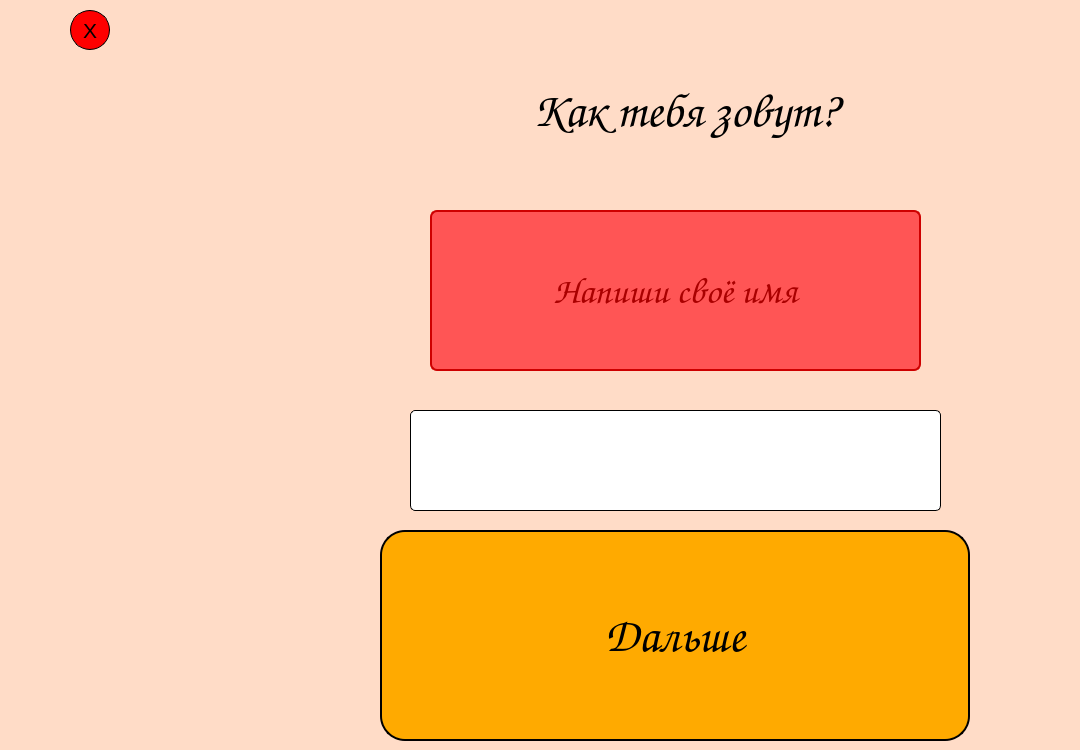
    <widget class="QWidget" name="registrationPage">
     <property name="styleSheet">
      <string notr="true">background-color: rgb(255, 220, 199);</string>
     </property>
     <widget class="QLabel" name="label_9">
      <property name="geometry">
       <rect>
        <x>300</x>
        <y>40</y>
        <width>771</width>
        <height>141</height>
       </rect>
      </property>
      <property name="font">
       <font>
        <family>Comic Sans MS</family>
        <pointsize>36</pointsize>
       </font>
      </property>
      <property name="styleSheet">
       <string notr="true">color: rgb(0, 0, 0);</string>
      </property>
      <property name="text">
       <string>Как тебя зовут?</string>
      </property>
      <property name="alignment">
       <set>Qt::AlignCenter</set>
      </property>
     </widget>
     <widget class="QLineEdit" name="nameEdit">
      <property name="geometry">
       <rect>
        <x>410</x>
        <y>410</y>
        <width>531</width>
        <height>101</height>
       </rect>
      </property>
      <property name="font">
       <font>
        <family>Comic Sans MS</family>
        <pointsize>36</pointsize>
       </font>
      </property>
      <property name="styleSheet">
       <string notr="true">background-color: rgb(255, 255, 255);
border-radius: 5px;
border: 1px solid black;
color: rgb(0, 0, 0);</string>
      </property>
      <property name="text">
       <string/>
      </property>
      <property name="alignment">
       <set>Qt::AlignLeading|Qt::AlignLeft|Qt::AlignVCenter</set>
      </property>
     </widget>
     <widget class="QPushButton" name="saveNameButton">
      <property name="geometry">
       <rect>
        <x>380</x>
        <y>530</y>
        <width>590</width>
        <height>211</height>
       </rect>
      </property>
      <property name="font">
       <font>
        <family>Comic Sans MS</family>
        <pointsize>36</pointsize>
       </font>
      </property>
      <property name="styleSheet">
       <string notr="true">QPushButton#saveNameButton {
background-color: rgb(255, 170, 0);
border-radius: 25px;
border: 2px solid black;
color: rgb(0, 0, 0);
}
QPushButton#saveNameButton:hover{
background-color: rgb(235, 150, 0)
}</string>
      </property>
      <property name="text">
       <string>Дальше</string>
      </property>
     </widget>
     <widget class="QLabel" name="emptyNameLabel">
      <property name="geometry">
       <rect>
        <x>430</x>
        <y>210</y>
        <width>491</width>
        <height>161</height>
       </rect>
      </property>
      <property name="font">
       <font>
        <family>Comic Sans MS</family>
        <pointsize>28</pointsize>
       </font>
      </property>
      <property name="styleSheet">
       <string notr="true">background-color: rgb(255, 85, 85);
border: 2px solid rgb(206, 0, 0);
border-radius: 7px;
color: rgb(170, 0, 0);</string>
      </property>
      <property name="text">
       <string>Напиши своё имя</string>
      </property>
      <property name="alignment">
       <set>Qt::AlignCenter</set>
      </property>
     </widget>
     <widget class="QPushButton" name="quitRegistrationPageButton">
      <property name="geometry">
       <rect>
        <x>70</x>
        <y>10</y>
        <width>40</width>
        <height>40</height>
       </rect>
      </property>
      <property name="sizePolicy">
       <sizepolicy hsizetype="Minimum" vsizetype="Maximum">
        <horstretch>0</horstretch>
        <verstretch>0</verstretch>
       </sizepolicy>
      </property>
      <property name="font">
       <font>
        <pointsize>16</pointsize>
       </font>
      </property>
      <property name="styleSheet">
       <string notr="true">QPushButton#quitRegistrationPageButton{
border-radius: 20px;
background-color: rgb(255, 0, 0);
border: 1px solid black;
background-image: 'images/undo.png';
	color: rgb(0, 0, 0);
}
QPushButton#quitRegistrationPageButton:hover{
background-color: rgb(235, 0 , 0)
}</string>
      </property>
      <property name="text">
       <string>X</string>
      </property>
     </widget>
    </widget>
